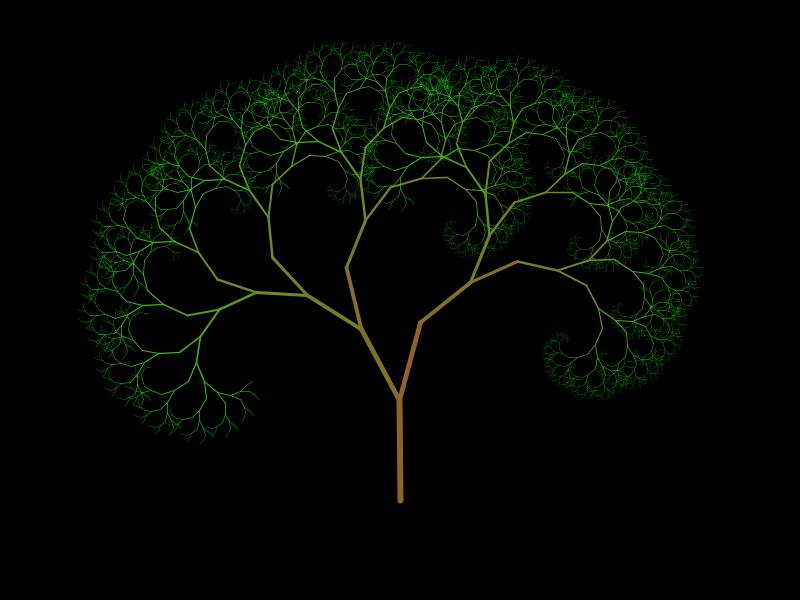
Frame 1 (no input)
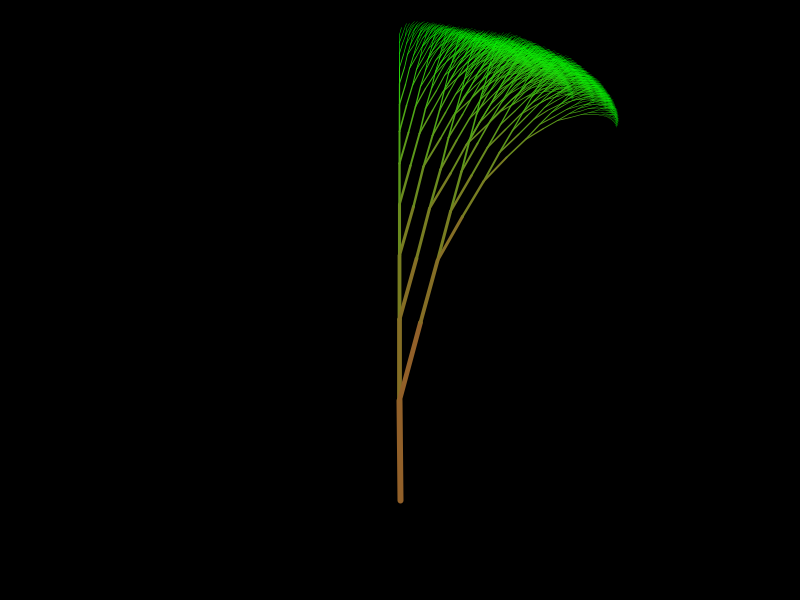
Frame 60 (the mouse pressed at the canvas centre just before this capture)
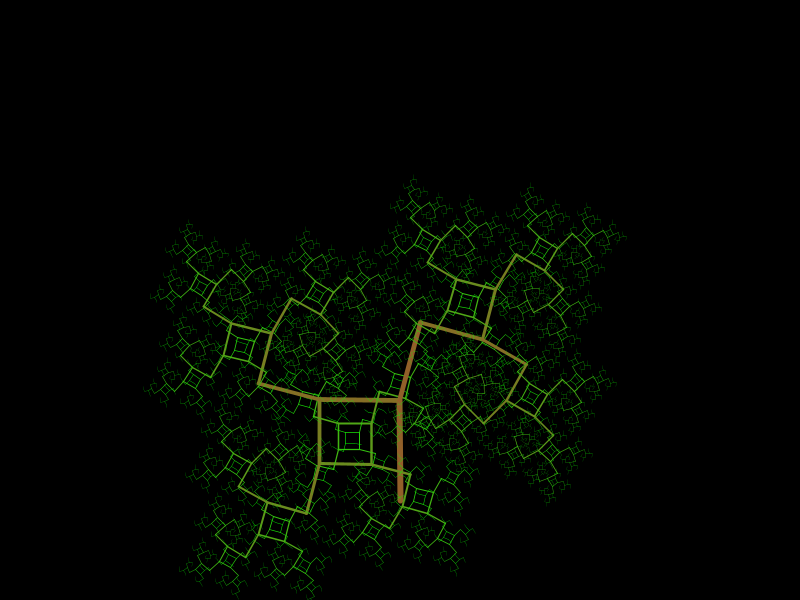
Frame 120 (the mouse held since frame 60 and released just before this capture)

The Processing sketch that drew these frames (run headless with seeded random() and noise(); from frame 60 on, the mouse is pressed at the canvas centre):

// Processing sketch: processing_132765
// ── processing_132765.pde

int max_left_deep = 12, max_right_deep = 12, max_deep = 12;
color bc = color( 160, 82, 45 );
color ec = color( 0, 255, 0 );
int prod = 60; //productivity

int branchLeft = 100, branchRight = 100;



int deep = 0;
float angL = PI/5, angR = PI/4;

void setup() {
  size( 800, 600 );
  strokeWeight( 6 );
  frameRate( 50 );
}

void keyPressed() {

  switch( key ) {
    case 'q': branchLeft += 5; break;
    case 'a': branchLeft -= 5; break;
    case 'w': branchRight += 5; break;
    case 's': branchRight -= 5; break;
    
  }

  branchLeft = constrain( branchLeft, 5, 100 );
  branchRight = constrain( branchRight, 5, 100 );
}

void draw() {
  //int st = millis(); // 160
  background( 0 );
  float tl =map( mouseX, 0, width, 0, PI ), tr =map( mouseY, 0, height, 0, PI ); 
  angL += (tl - angL)/5; 
  angR += (tr - angR)/5; 


  float grL = map( angL, 0, PI, 0, 180 ), grR = map( angR, 0, PI, 0, 180 );
  //println( grL, grR );

  //stroke( 0 );
  draw_branch( width / 2, height - 100, -HALF_PI, 1.0 );

}

/// Ñ�Ð¸Ñ�Ñ�ÐµÐ¼ Ñ�Ð°Ñ�Ñ�Ñ� Ð²ÐµÑ�ÐºÐ¸
/// 
void draw_part() {
  // 0, 255, 0
  // 160, 82, 45
  stroke( color( 
  map( deep, 0, max_deep, red(bc), red(ec) ), 
  map( deep, 0, max_deep, green(bc), green(ec) ), 
  map( deep, 0, max_deep, blue(bc), blue(ec) )
    ) );    


  line( 0, 0, 100, 0 );
}

/// Ñ�Ð¸Ñ�Ñ�ÐµÐ¼ Ð²ÐµÑ�ÐºÑ� Ð¸Ð· Ñ�Ð°Ñ�Ñ�ÐµÐ¹
void draw_branch( int originX, int originY, float ang, float scal ) {
  deep++;

  pushMatrix();
  translate( originX, originY );
  rotate( ang );
  scale( scal );

  draw_part();

  if ( deep < max_left_deep ) 
    draw_branch( branchLeft, 0, -angL, 0.8 );



  translate( 100, 0 );
  scale( 0.8 );
  rotate( PI / 12 );
  draw_part();

  if ( deep < max_right_deep ) 
    draw_branch( branchRight, 0, angR, 0.8 );


  translate( 100, 0 );
  rotate( -PI / 12 );
  scale( 0.8 );
  //draw_part();
/*
  if ( deep == max_deep-1 && random( 100 ) < prod ) { // last depth
    //apple
    noStroke();
    fill( #FFA500 );
    ellipse( 100, 0, 100, 100 );
  }*/

  popMatrix();
  deep--;
}
